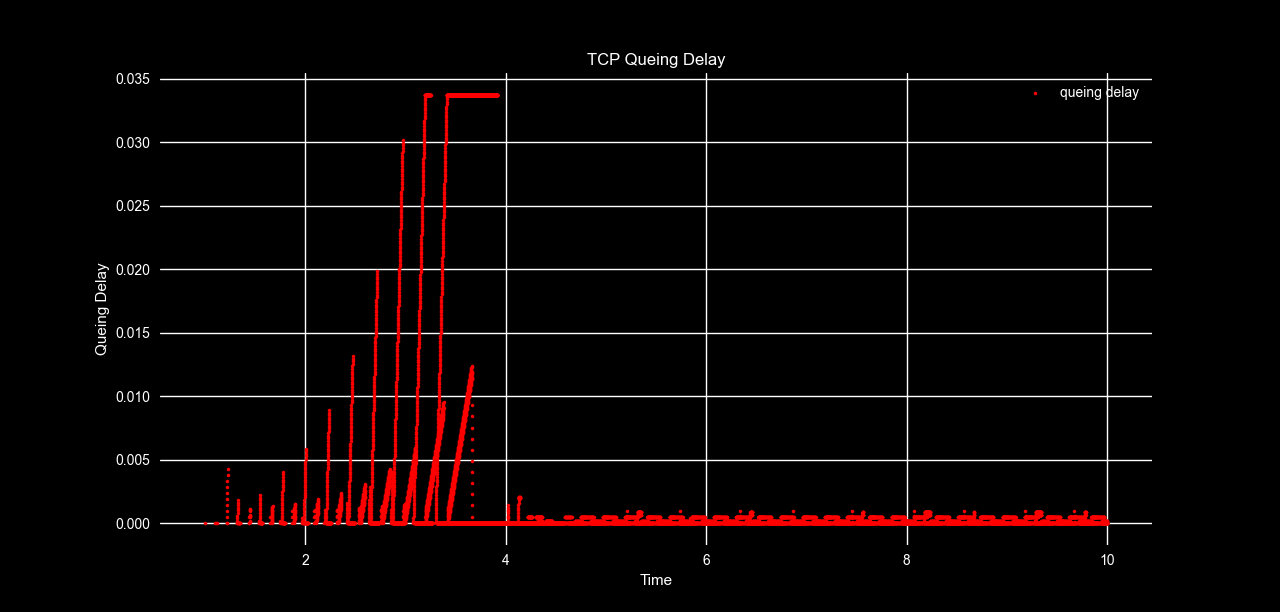

The script that drew this image:
import numpy as np
import pandas as pd
import matplotlib.pyplot as plt
plt.style.use('seaborn')
plt.style.use('dark_background')
startTime = []
endTime = []
item = {}
seqDelay = []
seqEnd = []
with open('tcp-example.tr', 'r') as file:
    lines = file.readlines()
    for line in lines:
        if line[0] == '+':
            timeStart = line.find('+ ') + 2
            timeEnd = line.find(' ', timeStart)
            time = float(line[timeStart:timeEnd])
            startTime.append(time)
            seqNoStart = line.find('Seq=') + 4
            seqNoEnd = line.find(' ', seqNoStart)
            seqNo = line[seqNoStart:seqNoEnd]
            item[seqNo] = time
        elif line[0] == '-':
            timeStart = line.find('- ') + 2
            timeEnd = line.find(' ', timeStart)
            time = float(line[timeStart:timeEnd])
            endTime.append(time)
            seqNoStart = line.find('Seq=') + 4
            seqNoEnd = line.find(' ', seqNoStart)
            seqNo = line[seqNoStart:seqNoEnd]
            seqDelay.append(time - item[seqNo])
            seqEnd.append(time)
            item.pop(seqNo)

qtime = np.array(endTime) - np.array(startTime)
# plt.plot(endTime, qtime, 'r', label='queing delay')
# plt.plot(endTime, seqDelay, 'r', label='queing delay')
plt.scatter(endTime, seqDelay, s=20, label='queing delay', color='r', marker='.')
plt.xlabel('Time')
plt.ylabel('Queing Delay')
plt.title('TCP Queing Delay')
plt.legend()
plt.show()
